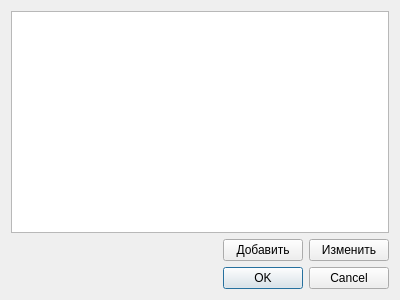
<?xml version="1.0" encoding="UTF-8"?>
<ui version="4.0">
 <class>ClientDialog</class>
 <widget class="QDialog" name="ClientDialog">
  <property name="geometry">
   <rect>
    <x>0</x>
    <y>0</y>
    <width>400</width>
    <height>300</height>
   </rect>
  </property>
  <property name="windowTitle">
   <string>Выбор заказчика</string>
  </property>
  <layout class="QVBoxLayout" name="verticalLayout">
   <item>
    <widget class="QListView" name="lstClients">
     <property name="editTriggers">
      <set>QAbstractItemView::NoEditTriggers</set>
     </property>
    </widget>
   </item>
   <item>
    <layout class="QHBoxLayout" name="horizontalLayout">
     <item>
      <spacer name="horizontalSpacer">
       <property name="orientation">
        <enum>Qt::Horizontal</enum>
       </property>
       <property name="sizeHint" stdset="0">
        <size>
         <width>40</width>
         <height>20</height>
        </size>
       </property>
      </spacer>
     </item>
     <item>
      <widget class="QPushButton" name="btnAdd">
       <property name="text">
        <string>Добавить</string>
       </property>
       <property name="icon">
        <iconset theme="document-new">
         <normaloff>.</normaloff>.</iconset>
       </property>
      </widget>
     </item>
     <item>
      <widget class="QPushButton" name="btnEdit">
       <property name="text">
        <string>Изменить</string>
       </property>
       <property name="icon">
        <iconset theme="document-edit">
         <normaloff>.</normaloff>.</iconset>
       </property>
      </widget>
     </item>
    </layout>
   </item>
   <item>
    <widget class="QDialogButtonBox" name="buttonBox">
     <property name="orientation">
      <enum>Qt::Horizontal</enum>
     </property>
     <property name="standardButtons">
      <set>QDialogButtonBox::Cancel|QDialogButtonBox::Ok</set>
     </property>
    </widget>
   </item>
  </layout>
 </widget>
 <resources/>
 <connections>
  <connection>
   <sender>buttonBox</sender>
   <signal>accepted()</signal>
   <receiver>ClientDialog</receiver>
   <slot>accept()</slot>
   <hints>
    <hint type="sourcelabel">
     <x>248</x>
     <y>254</y>
    </hint>
    <hint type="destinationlabel">
     <x>157</x>
     <y>274</y>
    </hint>
   </hints>
  </connection>
  <connection>
   <sender>buttonBox</sender>
   <signal>rejected()</signal>
   <receiver>ClientDialog</receiver>
   <slot>reject()</slot>
   <hints>
    <hint type="sourcelabel">
     <x>316</x>
     <y>260</y>
    </hint>
    <hint type="destinationlabel">
     <x>286</x>
     <y>274</y>
    </hint>
   </hints>
  </connection>
 </connections>
</ui>
